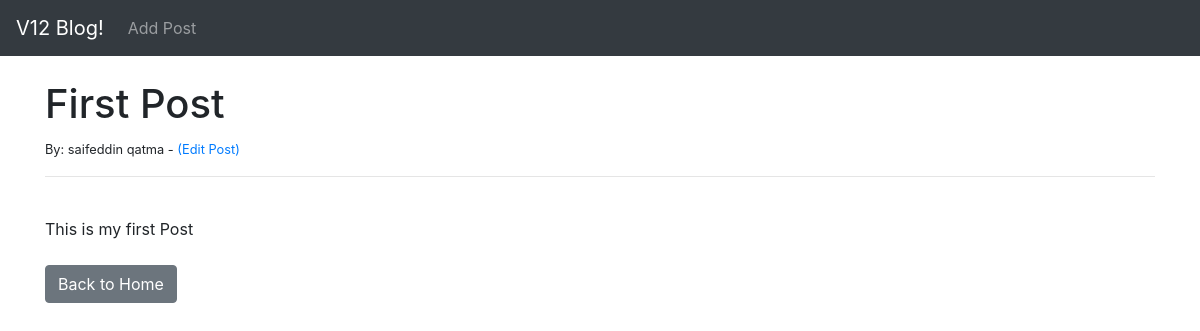
The app's page /article/1/ with its own data.
### theblog/models.py (models this page shows, shortened)
class Post(models.Model):
    title = models.CharField(max_length=250)
    title_tag = models.CharField(max_length=250)
    author = models.ForeignKey(User, on_delete=models.CASCADE)
    body = models.TextField()

### theblog/views.py (the view)
# urls.py: path('article/<int:pk>/', ArticleDetailView.as_view(), name='article-detail'),
class ArticleDetailView(DetailView):
    model = Post
    template_name = 'article_details.html'

### theblog/templates/article_details.html (shortened to what this page needs)
{% extends 'base.html' %}
{% block content %}
<h1>{{ post.title}}</h1>
<small>By: {{ post.author.first_name }} {{ post.author.last_name }} - <a href="{% url 'update_post' post.pk %}">(Edit Post)</a></small><br/>
    <hr>
    <br/>
    {{ post.body }}
    <br/><br/>
    <a href="{% url 'home' %}" class="btn btn-secondary">Back to Home</a>
    {% endblock %}

### records on screen
Post: title "First Post", author.first_name "saifeddin", author.last_name "qatma", body "This is my first Post"
